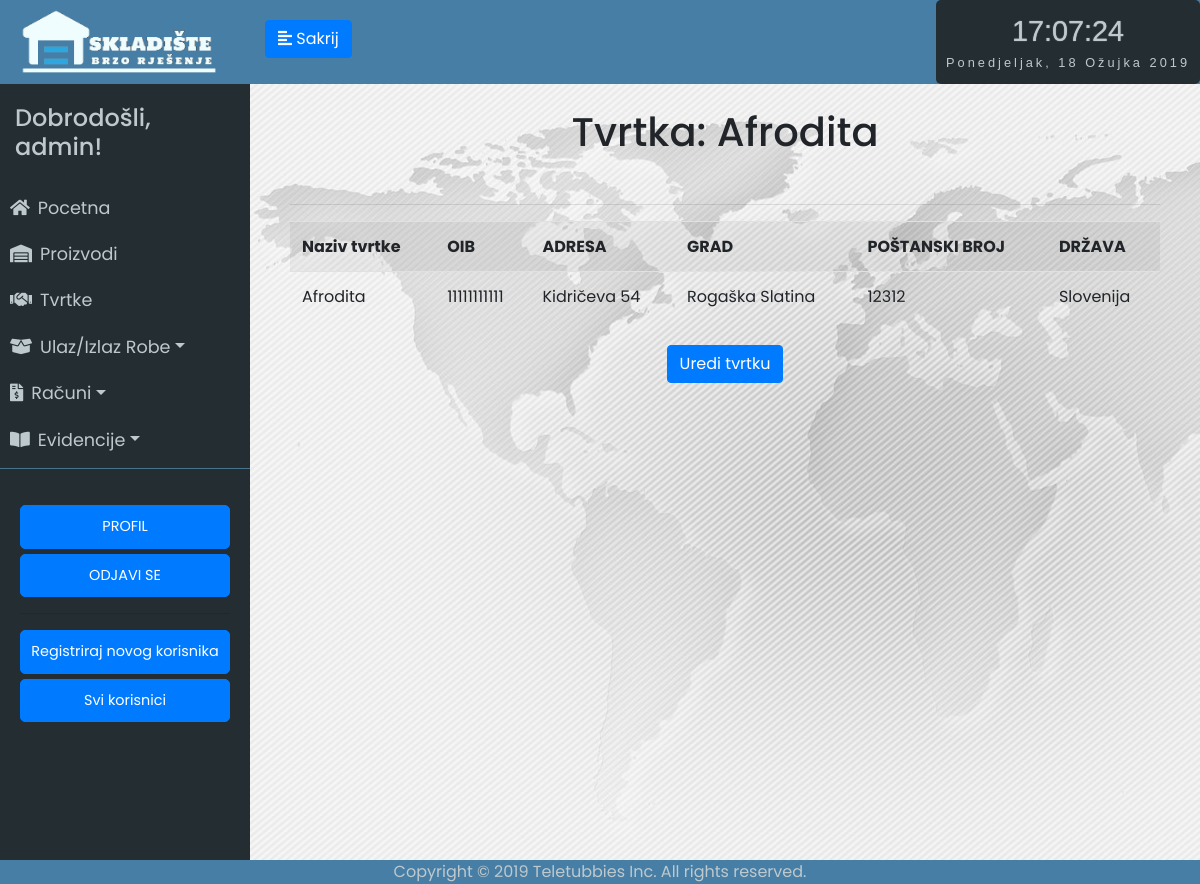
Page /tvrtka/Afrodita (signed in) on the committed database.
### app/models.py (models this page shows, shortened)
class User(UserMixin, db.Model):
	id = db.Column(db.Integer, primary_key=True)
	username = db.Column(db.String(64), index=True, unique=True)
	email = db.Column(db.String(120), index=True, unique=True)
	password_hash = db.Column(db.String(128))
	last_seen = db.Column(db.DateTime, default=datetime.utcnow)
	rank = db.Column(db.String(32))
	status = db.Column(db.String(32))
	evidencija = db.relationship('Evidencija', backref='user', lazy='dynamic')
	ReceiptUser = db.relationship('Receipt', backref = 'receiptUser', lazy = 'dynamic', foreign_keys = 'Receipt.receipt_user')
	StornoUser = db.relationship('Receipt', backref='stornoUser', lazy='dynamic', foreign_keys = 'Receipt.storno_user')

class Tvrtka(db.Model):
	__searchable__ = ['name']
	id = db.Column(db.Integer, primary_key=True)
	name = db.Column(db.String(64))
	oib = db.Column(db.Integer, unique=True)
	adresa = db.Column(db.String(200))
	grad = db.Column(db.String(64))
	p_broj = db.Column(db.Integer)
	drzava = db.Column(db.String(64))
	evidencija = db.relationship('Evidencija', backref='tvrtka', lazy='dynamic')
	receipt = db.relationship('Receipt', backref='tvrtka', lazy='dynamic')

### app/routes.py (the view, shortened to what this page needs)
@app.route('/tvrtka/<name>', methods=['GET', 'POST'])
@login_required
def tvrtka(name):
	form_uredi = UrediTvrtkuForm()
	tvrtka = Tvrtka.query.filter_by(name=name).first_or_404()
	return render_template('tvrtka.html', user=user, tvrtka=tvrtka, form_uredi=form_uredi)

### app/models.py (called while the page is built)
@login.user_loader
def load_user(id):
	return User.query.get(int(id))

### app/routes.py (called while the page is built)
@app.before_request
def before_request():
	if current_user.is_authenticated:
		current_user.last_seen = datetime.utcnow()
		db.session.commit()

### app/templates/tvrtka.html (shortened to what this page needs)
{% extends "base.html" %}
{% block content %}
<div class="stanje-s">
    <h1>Tvrtka: {{ tvrtka.name }}</h1><br>
    <hr>
    <table class="table table-striped">
        <tr>
            <th>Naziv tvrtke</th>
            <th>OIB</th>
            <th>ADRESA</th>
            <th>GRAD</th>
            <th>POŠTANSKI BROJ</th>
            <th>DRŽAVA</th>
        </tr>
        <tr>
            <td>{{ tvrtka.name }}</td>
            <td>{{ tvrtka.oib }}</td>
            <td>{{ tvrtka.adresa }}</td>
            <td>{{ tvrtka.grad }}</td>
            <td>{{ tvrtka.p_broj }}</td>
            <td>{{ tvrtka.drzava }}</td>
        </tr>
    </table>
    <button type="button" class="btn btn-primary m-2" data-toggle="modal" data-target="#exampleModalCenter3" id="uredi-tvrtku-tipka">Uredi tvrtku</button>
</div>
  </div>
{% endblock %}

### app/templates/base.html (shortened to what this page needs)
<html>
<head>
	<link rel="stylesheet" href="https://stackpath.bootstrapcdn.com/bootstrap/4.2.1/css/bootstrap.min.css" integrisha384-GJzZqFGwb1QTTN6wy59ffF1BuGJpLSa9DkKMp0DgiMDm4iYMj70gZWKYbI706tWS">
	<link href="../static/style.css" type="text/css" rel="stylesheet">
	<link rel="stylesheet" href="https://use.fontawesome.com/releases/v5.7.1/css/all.css">
</head>
<body onload="startTime()">
	<div class="wrapper">
	<nav id="sidebar">
		<div class="sidebar-header ">
			<img src="../static/logo5.png" style="width: 200px; height: auto;">
		</div>
		<ul class="list-unstyled components" id="navigation">
			<h4>Dobrodošli, {{ current_user.username }}!</h4>
			<li class="{% block index %}{% endblock %}">
				<a href="{{ url_for('index') }}"><i class="fas fa-home mr-2"></i>Pocetna</a>
			</li>
			<li class="{% block stanje_skladista %}{% endblock %}">
				<a href="{{ url_for('stanje_skladista1') }}"><i class="fas fa-warehouse mr-2"></i>Proizvodi</a>
			</li>
			<li class="{% block dobavljaci %}{% endblock %}">
				<a href="{{ url_for('tvrtke1') }}"><i class="fas fa-handshake mr-2"></i>Tvrtke</a>
			</li>
			<li class="{% block ulaz_izlaz %}{% endblock %}">
				<a href="#pageSubmenu2" data-toggle="collapse" aria-expanded="false" class="dropdown-toggle"><i class="fas fa-box-open mr-2"></i>Ulaz/Izlaz Robe</a>
			</li>
			<li class="{% block racuni %}{% endblock %}">
				<a href="#pageSubmenu3" data-toggle="collapse" aria-expanded="false" class="dropdown-toggle"><i class="fas fa-file-invoice-dollar mr-2"></i>Računi</a>
			</li>
			<li class="{% block evidencije %}{% endblock %}">
				<a href="#pageSubmenu" data-toggle="collapse" aria-expanded="false" class="dropdown-toggle"><i class="fas fa-book-open mr-2"></i>Evidencije</a>
			</li>
		</ul>
		<ul class="list-unstyled CTAs">
                <li>
                    <a href="{{ url_for('user', username=current_user.username) }}" class="btn btn-primary hover-plava">PROFIL</a>
                </li>
                <li>
                    <a href="{{ url_for('logout') }}" class="btn btn-primary hover-plava">ODJAVI SE</a>
                </li>
                {%  if current_user.rank == "admin"%}
                <hr>
                    <li>
                        <a href="{{ url_for('register') }}" class="btn btn-primary hover-plava">Registriraj novog korisnika</a>
                    </li>
                    <li>
                        <a href="{{ url_for('svi_korisnici1') }}" class="btn btn-primary hover-plava">Svi korisnici</a>
                    </li>
                {% endif %}
            </ul>
	</nav>
		<div class="tijelo">
	        <div class="plava-pozadina">
	        	<div class="d-flex bd-highlight">
	  				<div class="bd-highlight">
		            	<button type="button" id="sidebarCollapse" class="btn btn-primary">
			                <i class="fas fa-align-left"></i>
			                <span class="sakrij-tipku"></span>
		            	</button>
		            </div>
	  				<div class="ml-auto bd-highlight">
	  					<div id="clockdate">
		  					<div class="clockdate-wrapper">
		    					<div id="clock"></div>
		    					<div id="date"></div>
		  					</div>
						</div>
					</div>
				</div>
	    	</div>
			<div class="plavo">
			{% block content %}
			{% endblock %}
			</div>
		</div>
<footer>Copyright © 2019 Teletubbies Inc. All rights reserved.</footer>
</body>
</html>

### app/static/style.css (style rules this page uses)
body { font-family: 'Poppins', sans-serif; background: #fafafa; }
h4 { padding: 15px; }
.wrapper { display: flex; width: 100%; align-items: stretch; }
a, a:hover, a:focus { color: inherit; text-decoration: none; transition: all 0.3s; }
#sidebar { min-width: 250px; max-width: 250px; min-height: 100vh; background: #242d32; color: #bec9cd; transition: all 0.3s; }
#sidebarCollapse { margin-top: 20px; margin-left: 15px; }
#sidebar .sidebar-header { padding: 7.5px 20px; background: #477ea5; color: #f0fdfe; }
#sidebar ul.components { padding: 5px 0; border-bottom: 1px solid #47748b; }
#sidebar ul li a { padding: 10px; font-size: 1.1em; display: block; }
ul.CTAs { padding: 20px; }
ul.CTAs a { text-align: center; font-size: 0.9em !important; display: block; border-radius: 5px; margin-bottom: 5px; }
.tijelo { display: inline-block; width: 100%; }
.plavo { display: inline-block; width: 100%; text-align: center; }
.plava-pozadina { background-color: #477ea5; display: inline-block; width: 100%; height: 84px; }
.stanje-s { padding-top: 3vh; padding-left: 5vh; padding-right: 5vh; background-image: url('map.jpg'); height: 100vh; }
.sakrij-tipku:before { content: 'Sakrij'; }
.clockdate-wrapper { background-color: #242d32; padding:10px; max-width:350px; width:100%; text-align:center; border-radius:5px; margin:0 auto; height: 84px; }
#clock { background-color:#242d32; font-family: sans-serif; font-size:1.8rem; text-shadow:0px 0px 1px #bec9cd; color:#bec9cd; }
#date { letter-spacing:3px; font-size:0.8rem; font-family:arial,sans-serif; color:#bec9cd; }
footer { position: fixed; left: 0; bottom: 0; width: 100%; background-color: #477ea5; color: #bec9cd; text-align: center; }
:root { --mainColor: #007bff; }

### rows in the picture
User: username "admin"
Tvrtka: name "Afrodita", oib "11111111111", adresa "Kidričeva 54", grad "Rogaška Slatina", p_broj "12312", drzava "Slovenija"
